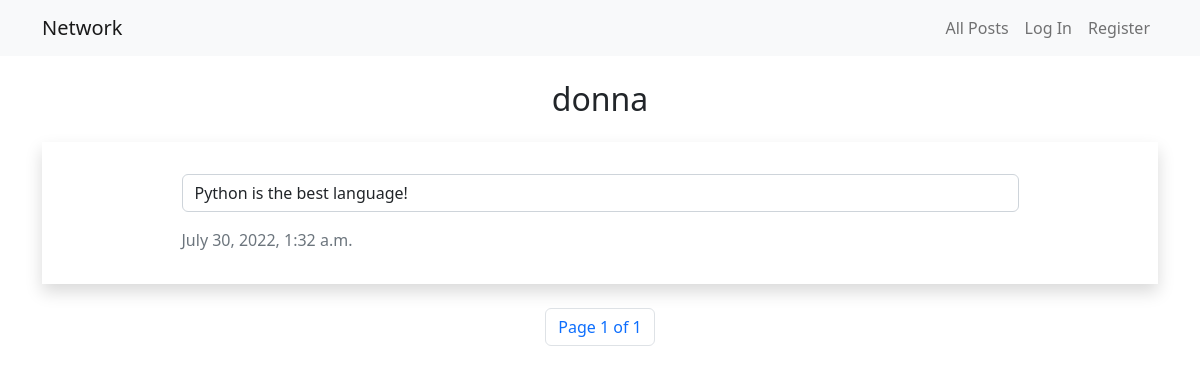
Page /profile/donna on the earlier database version.
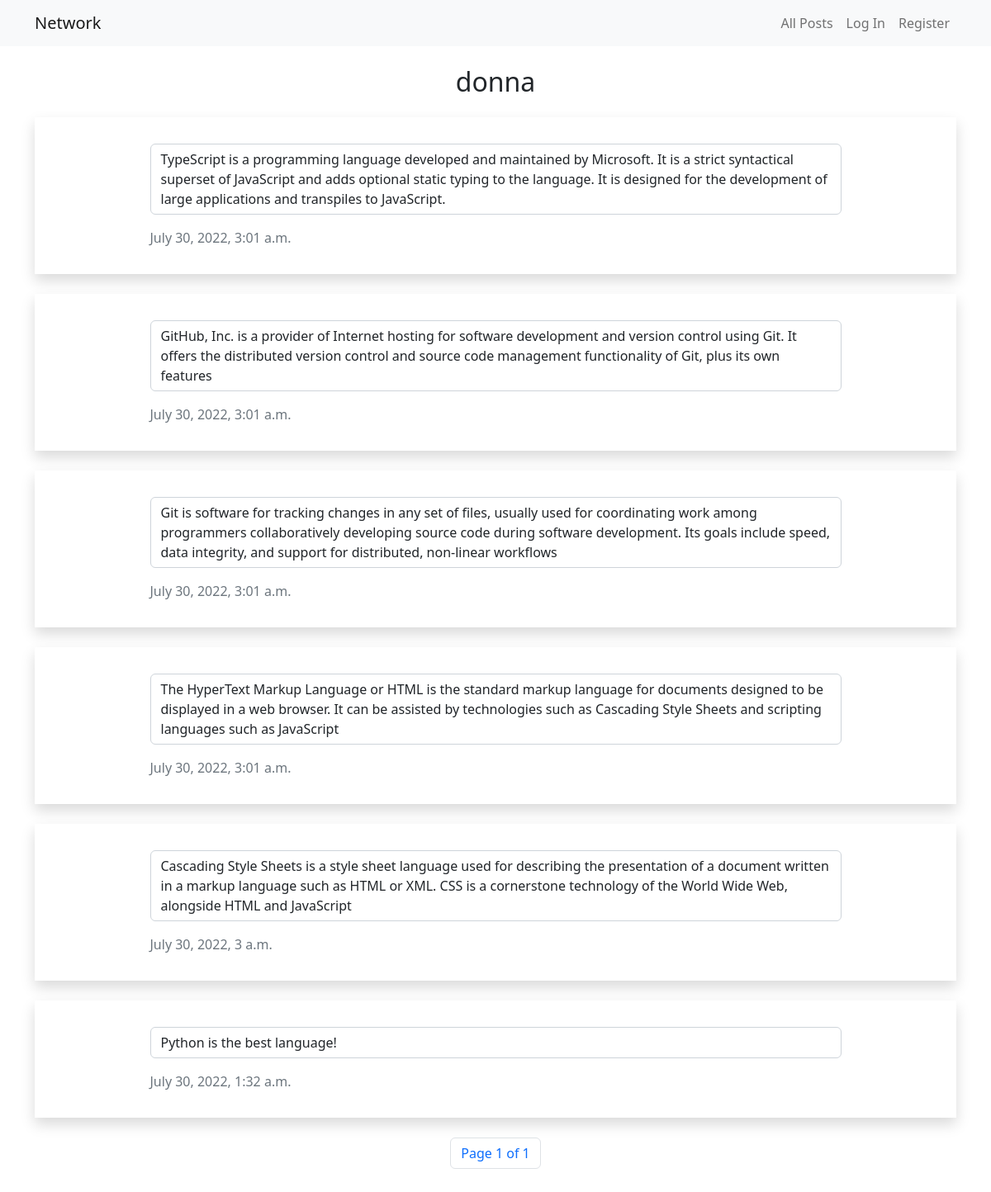
Same page on the later database version.
### network/models.py (models this page shows, shortened)
class User(AbstractUser):
    """ All Users """

class Post(models.Model):
    owner = models.ForeignKey(User, on_delete=models.CASCADE, related_name='posts')
    content = models.TextField()
    likes = models.IntegerField(default=0)
    timestamp = models.DateTimeField(auto_now_add=True)

### network/views.py (the view)
# urls.py: path("profile/<str:username>", views.profile, name="profile"),
def profile(request, username):
    if request.method == "POST":
        pass
    usr = User.objects.get(username=username)
    is_following = (Follow.objects.filter(user1=request.user, user2=usr)
                    if request.user.is_authenticated
                    else None)
    posts = usr.posts.order_by("-timestamp")
    paginator = Paginator(posts, 10) # Show 25 contacts per page.
    page_number = request.GET.get('page')
    page_obj = paginator.get_page(page_number)
    return render(request, "network/profile.html", {
        "owner": username,
        "posts": page_obj,
        "following": usr.following_others.count(),
        "follower": usr.being_followed.count(),
        "is_following": is_following
    })

### network/templates/network/profile.html (shortened to what this page needs)
{% extends "network/layout.html" %}
{% load static %}
{% block body %}
<h2 class="text-center my-4">{{ owner }}</h2>
{% for post in posts %}
{% if forloop.last %}
<div class="shadow my-4 py-3">
{% else %}
<div class="shadow mt-4 py-3">
{% endif %}
    <div class="w-75 m-auto">
        <p class="form-control mt-3 original-content">{{ post.content }}</p>
        <p class="text-secondary">{{ post.timestamp }}</p>
    </div>
</div>
{% if forloop.last %}
<div class="d-flex justify-content-center align-items-center my-4">
    <nav aria-label="Page navigation example">
        <ul class="pagination">
            <li class="page-item"><a class="page-link" href="#">Page {{ posts.number }} of {{ posts.paginator.num_pages }}</li></a>
        </ul>
    </nav>
</div>
{% endif %}
{% empty %}
<div class="d-flex justify-content-center align-items-center mt-4">
    <h2>No Posts</h2>
</div>
{% endfor %}
{% endblock %}

### network/templates/network/layout.html (shortened to what this page needs)
{% load static %}
<!DOCTYPE html>
<html lang="en">
<head>
    <link href="https://cdn.jsdelivr.net/npm/bootstrap@5.2.0/dist/css/bootstrap.min.css" rel="stylesheet"
>
    <link href="{% static 'network/styles.css' %}" rel="stylesheet">
</head>
<body>
    <nav class="navbar navbar-expand-lg navbar-light bg-light">
        <div class="container">
            <a class="navbar-brand" href="{% url 'index' %}">Network</a>
            <div>
                <ul class="navbar-nav ms-auto">
                    <li class="nav-item">
                        <a class="nav-link" href="{% url 'index' %}">All Posts</a>
                    </li>
                    {% if user.is_authenticated %}
                    <li class="nav-item">
                        <a class="nav-link" href="{% url 'following' %}">Following</a>
                    </li>
                    <li class="nav-item">
                        <a class="nav-link" href="{% url 'logout' %}">Log Out</a>
                    </li>
                    {% else %}
                    <li class="nav-item">
                        <a class="nav-link" href="{% url 'login' %}">Log In</a>
                    </li>
                    <li class="nav-item">
                        <a class="nav-link" href="{% url 'register' %}">Register</a>
                    </li>
                    {% endif %}
                </ul>
            </div>
        </div>
    </nav>
    <div class="body container">
        {% block body %}
        {% endblock %}
    </div>
</body>
</html>

### network/static/network/styles.css (style rules this page uses)
body { overflow-y: scroll !important; }

Differences in the rows shown:
added Post: content "TypeScript is a programming language developed and maintained by Microsoft. It is a strict syntactical superset of JavaScript and adds optional static typing to the language. It is designed for the development of large applications and transpiles to JavaScript.", timestamp "July 30, 2022, 3:01 a.m."
added Post: content "GitHub, Inc. is a provider of Internet hosting for software development and version control using Git. It offers the distributed version control and source code management functionality of Git, plus its own features", timestamp "July 30, 2022, 3:01 a.m."
added Post: content "Git is software for tracking changes in any set of files, usually used for coordinating work among programmers collaboratively developing source code during software development. Its goals include speed, data integrity, and support for distributed, non-linear workflows", timestamp "July 30, 2022, 3:01 a.m."
added Post: content "The HyperText Markup Language or HTML is the standard markup language for documents designed to be displayed in a web browser. It can be assisted by technologies such as Cascading Style Sheets and scripting languages such as JavaScript", timestamp "July 30, 2022, 3:01 a.m."
added Post: content "Cascading Style Sheets is a style sheet language used for describing the presentation of a document written in a markup language such as HTML or XML. CSS is a cornerstone technology of the World Wide Web, alongside HTML and JavaScript", timestamp "July 30, 2022, 3 a.m."
